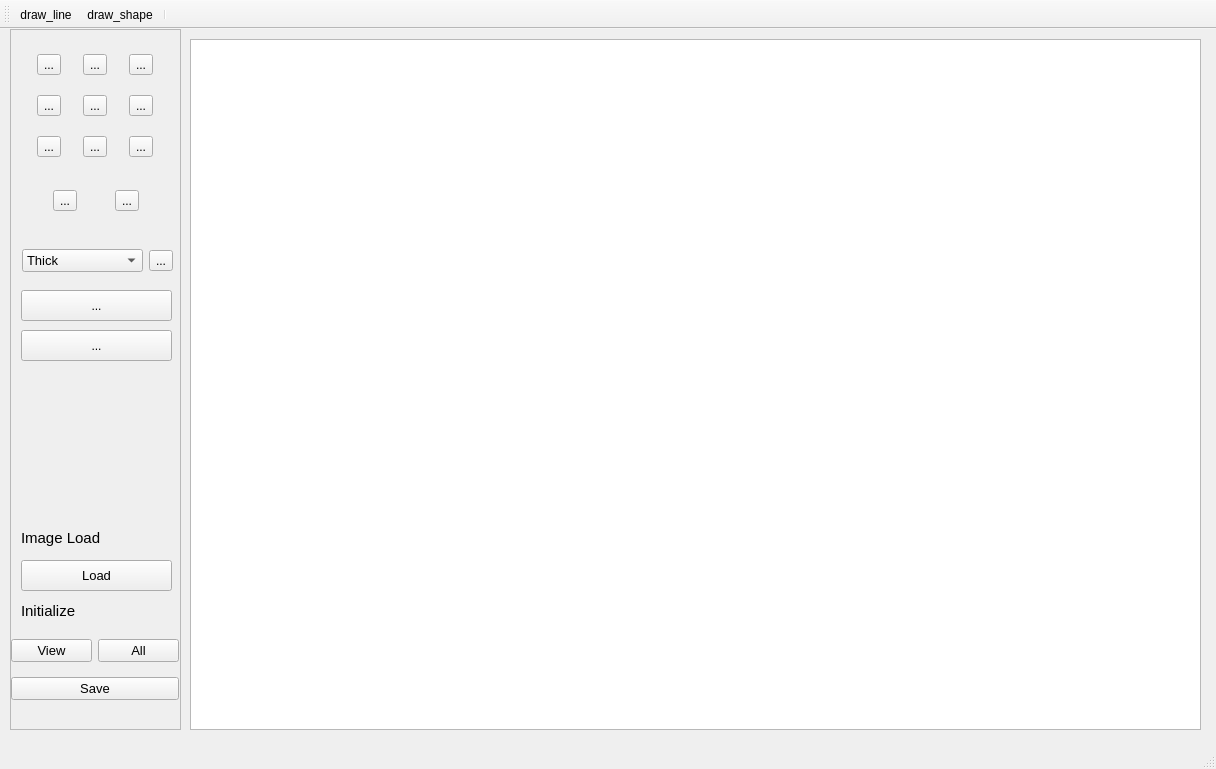
<?xml version="1.0" encoding="UTF-8"?>
<ui version="4.0">
 <class>MainWindow</class>
 <widget class="QMainWindow" name="MainWindow">
  <property name="geometry">
   <rect>
    <x>0</x>
    <y>0</y>
    <width>1216</width>
    <height>769</height>
   </rect>
  </property>
  <property name="windowTitle">
   <string>MainWindow</string>
  </property>
  <widget class="QWidget" name="centralwidget">
   <widget class="QScrollArea" name="scrollArea">
    <property name="geometry">
     <rect>
      <x>10</x>
      <y>0</y>
      <width>171</width>
      <height>701</height>
     </rect>
    </property>
    <property name="widgetResizable">
     <bool>true</bool>
    </property>
    <widget class="QWidget" name="scrollAreaWidgetContents">
     <property name="geometry">
      <rect>
       <x>0</x>
       <y>0</y>
       <width>169</width>
       <height>699</height>
      </rect>
     </property>
     <widget class="QWidget" name="layoutWidget">
      <property name="geometry">
       <rect>
        <x>10</x>
        <y>10</y>
        <width>151</width>
        <height>131</height>
       </rect>
      </property>
      <layout class="QGridLayout" name="gridLayout">
       <item row="0" column="0">
        <widget class="QToolButton" name="ShapeButton">
         <property name="text">
          <string>...</string>
         </property>
         <property name="icon">
          <iconset>
           <normaloff>../build-project1-Desktop_Qt_6_3_2_MinGW_64_bit-Debug/shape1.png</normaloff>../build-project1-Desktop_Qt_6_3_2_MinGW_64_bit-Debug/shape1.png</iconset>
         </property>
        </widget>
       </item>
       <item row="0" column="1">
        <widget class="QToolButton" name="ArrowButton">
         <property name="text">
          <string>...</string>
         </property>
         <property name="icon">
          <iconset>
           <normaloff>../build-project1-Desktop_Qt_6_3_2_MinGW_64_bit-Debug/arrow.png</normaloff>../build-project1-Desktop_Qt_6_3_2_MinGW_64_bit-Debug/arrow.png</iconset>
         </property>
        </widget>
       </item>
       <item row="0" column="2">
        <widget class="QToolButton" name="TextButton">
         <property name="text">
          <string>...</string>
         </property>
         <property name="icon">
          <iconset>
           <normaloff>../build-project1-Desktop_Qt_6_3_2_MinGW_64_bit-Debug/text.png</normaloff>../build-project1-Desktop_Qt_6_3_2_MinGW_64_bit-Debug/text.png</iconset>
         </property>
        </widget>
       </item>
       <item row="1" column="0">
        <widget class="QToolButton" name="StraightMeasureButton">
         <property name="text">
          <string>...</string>
         </property>
         <property name="icon">
          <iconset>
           <normaloff>../build-project1-Desktop_Qt_6_3_2_MinGW_64_bit-Debug/ruler.png</normaloff>../build-project1-Desktop_Qt_6_3_2_MinGW_64_bit-Debug/ruler.png</iconset>
         </property>
        </widget>
       </item>
       <item row="1" column="1">
        <widget class="QToolButton" name="TapeMeasureButton">
         <property name="text">
          <string>...</string>
         </property>
         <property name="icon">
          <iconset>
           <normaloff>../build-project1-Desktop_Qt_6_3_2_MinGW_64_bit-Debug/tapemeasure.png</normaloff>../build-project1-Desktop_Qt_6_3_2_MinGW_64_bit-Debug/tapemeasure.png</iconset>
         </property>
        </widget>
       </item>
       <item row="1" column="2">
        <widget class="QToolButton" name="protractorButton">
         <property name="text">
          <string>...</string>
         </property>
         <property name="icon">
          <iconset>
           <normaloff>../build-project1-Desktop_Qt_6_3_2_MinGW_64_bit-Debug/protractor.png</normaloff>../build-project1-Desktop_Qt_6_3_2_MinGW_64_bit-Debug/protractor.png</iconset>
         </property>
        </widget>
       </item>
       <item row="2" column="0">
        <widget class="QToolButton" name="ContrastButton">
         <property name="baseSize">
          <size>
           <width>30</width>
           <height>30</height>
          </size>
         </property>
         <property name="text">
          <string>...</string>
         </property>
         <property name="icon">
          <iconset>
           <normaloff>../build-project1-Desktop_Qt_6_3_2_MinGW_64_bit-Debug/contrast.png</normaloff>../build-project1-Desktop_Qt_6_3_2_MinGW_64_bit-Debug/contrast.png</iconset>
         </property>
        </widget>
       </item>
       <item row="2" column="1">
        <widget class="QToolButton" name="ColorInvertButton">
         <property name="text">
          <string>...</string>
         </property>
         <property name="icon">
          <iconset>
           <normaloff>../build-project1-Desktop_Qt_6_3_2_MinGW_64_bit-Debug/colorinvert.png</normaloff>../build-project1-Desktop_Qt_6_3_2_MinGW_64_bit-Debug/colorinvert.png</iconset>
         </property>
        </widget>
       </item>
       <item row="2" column="2">
        <widget class="QToolButton" name="SharpeningButton">
         <property name="text">
          <string>...</string>
         </property>
         <property name="icon">
          <iconset>
           <normaloff>../build-project1-Desktop_Qt_6_3_2_MinGW_64_bit-Debug/sharpening.png</normaloff>../build-project1-Desktop_Qt_6_3_2_MinGW_64_bit-Debug/sharpening.png</iconset>
         </property>
        </widget>
       </item>
      </layout>
     </widget>
     <widget class="QWidget" name="layoutWidget">
      <property name="geometry">
       <rect>
        <x>10</x>
        <y>140</y>
        <width>151</width>
        <height>61</height>
       </rect>
      </property>
      <layout class="QGridLayout" name="gridLayout_2">
       <item row="0" column="0">
        <widget class="QToolButton" name="MemoButton">
         <property name="text">
          <string>...</string>
         </property>
         <property name="icon">
          <iconset>
           <normaloff>../build-project1-Desktop_Qt_6_3_2_MinGW_64_bit-Debug/memo.png</normaloff>../build-project1-Desktop_Qt_6_3_2_MinGW_64_bit-Debug/memo.png</iconset>
         </property>
        </widget>
       </item>
       <item row="0" column="1">
        <widget class="QToolButton" name="KeyboardButton">
         <property name="text">
          <string>...</string>
         </property>
         <property name="icon">
          <iconset>
           <normaloff>../build-project1-Desktop_Qt_6_3_2_MinGW_64_bit-Debug/keyboard2.png</normaloff>../build-project1-Desktop_Qt_6_3_2_MinGW_64_bit-Debug/keyboard2.png</iconset>
         </property>
        </widget>
       </item>
      </layout>
     </widget>
     <widget class="QLabel" name="Initialize_Label">
      <property name="geometry">
       <rect>
        <x>10</x>
        <y>570</y>
        <width>131</width>
        <height>21</height>
       </rect>
      </property>
      <property name="baseSize">
       <size>
        <width>40</width>
        <height>60</height>
       </size>
      </property>
      <property name="font">
       <font>
        <pointsize>11</pointsize>
       </font>
      </property>
      <property name="text">
       <string>Initialize</string>
      </property>
     </widget>
     <widget class="QToolButton" name="DrawButton">
      <property name="geometry">
       <rect>
        <x>10</x>
        <y>260</y>
        <width>151</width>
        <height>31</height>
       </rect>
      </property>
      <property name="text">
       <string>...</string>
      </property>
     </widget>
     <widget class="QToolButton" name="InsertImplantButton">
      <property name="geometry">
       <rect>
        <x>10</x>
        <y>300</y>
        <width>151</width>
        <height>31</height>
       </rect>
      </property>
      <property name="text">
       <string>...</string>
      </property>
     </widget>
     <widget class="QWidget" name="layoutWidget">
      <property name="geometry">
       <rect>
        <x>0</x>
        <y>600</y>
        <width>168</width>
        <height>81</height>
       </rect>
      </property>
      <layout class="QVBoxLayout" name="verticalLayout">
       <item>
        <layout class="QHBoxLayout" name="horizontalLayout_2">
         <item>
          <widget class="QPushButton" name="pushButton">
           <property name="baseSize">
            <size>
             <width>40</width>
             <height>40</height>
            </size>
           </property>
           <property name="font">
            <font>
             <pointsize>10</pointsize>
            </font>
           </property>
           <property name="text">
            <string>View</string>
           </property>
          </widget>
         </item>
         <item>
          <widget class="QPushButton" name="pushButton_3">
           <property name="baseSize">
            <size>
             <width>40</width>
             <height>40</height>
            </size>
           </property>
           <property name="font">
            <font>
             <pointsize>10</pointsize>
            </font>
           </property>
           <property name="text">
            <string>All</string>
           </property>
          </widget>
         </item>
        </layout>
       </item>
       <item>
        <widget class="QPushButton" name="SaveButton">
         <property name="font">
          <font>
           <pointsize>10</pointsize>
          </font>
         </property>
         <property name="text">
          <string>Save</string>
         </property>
        </widget>
       </item>
      </layout>
     </widget>
     <widget class="QWidget" name="layoutWidget">
      <property name="geometry">
       <rect>
        <x>11</x>
        <y>210</y>
        <width>151</width>
        <height>41</height>
       </rect>
      </property>
      <layout class="QHBoxLayout" name="horizontalLayout">
       <item>
        <widget class="QComboBox" name="ThicknesscomboBox">
         <property name="font">
          <font>
           <pointsize>10</pointsize>
          </font>
         </property>
         <item>
          <property name="text">
           <string>Thick</string>
          </property>
         </item>
         <item>
          <property name="text">
           <string>Thin</string>
          </property>
         </item>
        </widget>
       </item>
       <item>
        <widget class="QToolButton" name="ColorButton">
         <property name="text">
          <string>...</string>
         </property>
         <property name="icon">
          <iconset>
           <normaloff>../build-project1-Desktop_Qt_6_3_2_MinGW_64_bit-Debug/color.png</normaloff>../build-project1-Desktop_Qt_6_3_2_MinGW_64_bit-Debug/color.png</iconset>
         </property>
        </widget>
       </item>
      </layout>
     </widget>
     <widget class="QLabel" name="Load_Label">
      <property name="geometry">
       <rect>
        <x>10</x>
        <y>500</y>
        <width>101</width>
        <height>16</height>
       </rect>
      </property>
      <property name="font">
       <font>
        <pointsize>11</pointsize>
       </font>
      </property>
      <property name="text">
       <string>Image Load</string>
      </property>
     </widget>
     <widget class="QPushButton" name="LoadButton">
      <property name="geometry">
       <rect>
        <x>10</x>
        <y>530</y>
        <width>151</width>
        <height>31</height>
       </rect>
      </property>
      <property name="font">
       <font>
        <pointsize>10</pointsize>
       </font>
      </property>
      <property name="text">
       <string>Load</string>
      </property>
     </widget>
    </widget>
   </widget>
   <widget class="QGraphicsView" name="graphicsView">
    <property name="geometry">
     <rect>
      <x>190</x>
      <y>10</y>
      <width>1011</width>
      <height>691</height>
     </rect>
    </property>
   </widget>
  </widget>
  <widget class="QMenuBar" name="menubar">
   <property name="geometry">
    <rect>
     <x>0</x>
     <y>0</y>
     <width>1216</width>
     <height>22</height>
    </rect>
   </property>
  </widget>
  <widget class="QStatusBar" name="statusbar"/>
  <widget class="QToolBar" name="toolBar">
   <property name="windowTitle">
    <string>toolBar</string>
   </property>
   <attribute name="toolBarArea">
    <enum>TopToolBarArea</enum>
   </attribute>
   <attribute name="toolBarBreak">
    <bool>false</bool>
   </attribute>
   <addaction name="actiondraw_line"/>
   <addaction name="actiondraw_shape"/>
   <addaction name="separator"/>
  </widget>
  <action name="actiondraw_line">
   <property name="text">
    <string>draw_line</string>
   </property>
  </action>
  <action name="actiondraw_shape">
   <property name="text">
    <string>draw_shape</string>
   </property>
  </action>
  <action name="actionmemo">
   <property name="text">
    <string>memo</string>
   </property>
  </action>
 </widget>
 <resources/>
 <connections/>
</ui>
